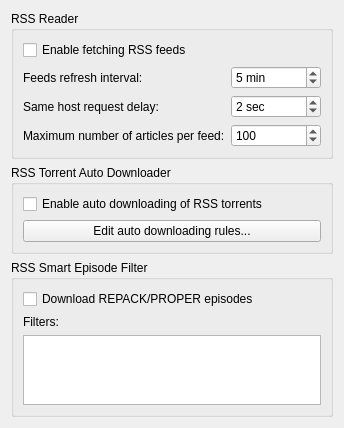
          <widget class="QWidget" name="scrollAreaWidgetContents_5">
           <property name="geometry">
            <rect>
             <x>0</x>
             <y>0</y>
             <width>336</width>
             <height>391</height>
            </rect>
           </property>
           <layout class="QVBoxLayout" name="verticalLayout_27">
            <item>
             <widget class="QGroupBox" name="groupRSSReader">
              <property name="title">
               <string>RSS Reader</string>
              </property>
              <layout class="QVBoxLayout" name="verticalLayout_26">
               <item>
                <widget class="QCheckBox" name="checkRSSEnable">
                 <property name="text">
                  <string>Enable fetching RSS feeds</string>
                 </property>
                </widget>
               </item>
               <item>
                <layout class="QGridLayout" name="gridLayout_5">
                 <item row="0" column="0">
                  <widget class="QLabel" name="label_111">
                   <property name="text">
                    <string>Feeds refresh interval:</string>
                   </property>
                  </widget>
                 </item>
                 <item row="0" column="1">
                  <widget class="QSpinBox" name="spinRSSRefreshInterval">
                   <property name="suffix">
                    <string> min</string>
                   </property>
                   <property name="minimum">
                    <number>1</number>
                   </property>
                   <property name="maximum">
                    <number>999999</number>
                   </property>
                   <property name="value">
                    <number>5</number>
                   </property>
                  </widget>
                 </item>
                 <item row="0" column="2">
                  <spacer name="horizontalSpacer_6">
                   <property name="orientation">
                    <enum>Qt::Orientation::Horizontal</enum>
                   </property>
                   <property name="sizeHint" stdset="0">
                    <size>
                     <width>40</width>
                     <height>20</height>
                    </size>
                   </property>
                  </spacer>
                 </item>
                 <item row="1" column="0">
                  <widget class="QLabel" name="labelRSSFetchDelay">
                   <property name="text">
                    <string>Same host request delay:</string>
                   </property>
                  </widget>
                 </item>
                 <item row="1" column="1">
                  <widget class="QSpinBox" name="spinRSSFetchDelay">
                   <property name="suffix">
                    <string> sec</string>
                   </property>
                   <property name="maximum">
                    <number>2147483646</number>
                   </property>
                   <property name="value">
                    <number>2</number>
                   </property>
                  </widget>
                 </item>
                 <item row="2" column="0">
                  <widget class="QLabel" name="label_12">
                   <property name="text">
                    <string>Maximum number of articles per feed:</string>
                   </property>
                  </widget>
                 </item>
                 <item row="2" column="1">
                  <widget class="QSpinBox" name="spinRSSMaxArticlesPerFeed">
                   <property name="maximum">
                    <number>2147483646</number>
                   </property>
                   <property name="value">
                    <number>100</number>
                   </property>
                  </widget>
                 </item>
                </layout>
               </item>
              </layout>
             </widget>
            </item>
            <item>
             <widget class="QGroupBox" name="groupRSSAutoDownloader">
              <property name="title">
               <string>RSS Torrent Auto Downloader</string>
              </property>
              <layout class="QVBoxLayout" name="verticalLayout_21">
               <item>
                <widget class="QCheckBox" name="checkRSSAutoDownloaderEnable">
                 <property name="text">
                  <string>Enable auto downloading of RSS torrents</string>
                 </property>
                </widget>
               </item>
               <item>
                <widget class="QPushButton" name="btnEditRules">
                 <property name="text">
                  <string>Edit auto downloading rules...</string>
                 </property>
                </widget>
               </item>
              </layout>
             </widget>
            </item>
            <item>
             <widget class="QGroupBox" name="groupRSSSmartEpisodeFilter">
              <property name="title">
               <string>RSS Smart Episode Filter</string>
              </property>
              <layout class="QVBoxLayout" name="verticalLayout_31">
               <item>
                <widget class="QCheckBox" name="checkSmartFilterDownloadRepacks">
                 <property name="text">
                  <string>Download REPACK/PROPER episodes</string>
                 </property>
                </widget>
               </item>
               <item>
                <widget class="QLabel" name="label_5">
                 <property name="text">
                  <string>Filters:</string>
                 </property>
                </widget>
               </item>
               <item>
                <widget class="QPlainTextEdit" name="textSmartEpisodeFilters">
                 <property name="tabChangesFocus">
                  <bool>true</bool>
                 </property>
                </widget>
               </item>
              </layout>
             </widget>
            </item>
            <item>
             <spacer name="verticalSpacer_5">
              <property name="orientation">
               <enum>Qt::Orientation::Vertical</enum>
              </property>
              <property name="sizeHint" stdset="0">
               <size>
                <width>20</width>
                <height>200</height>
               </size>
              </property>
             </spacer>
            </item>
           </layout>
          </widget>
